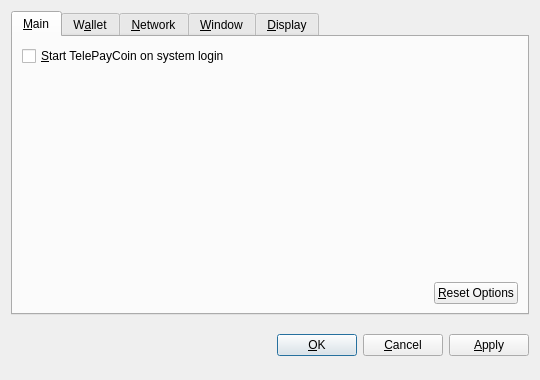
<?xml version="1.0" encoding="UTF-8"?>
<ui version="4.0">
 <class>OptionsDialog</class>
 <widget class="QDialog" name="OptionsDialog">
  <property name="geometry">
   <rect>
    <x>0</x>
    <y>0</y>
    <width>540</width>
    <height>380</height>
   </rect>
  </property>
  <property name="windowTitle">
   <string>Options</string>
  </property>
  <property name="modal">
   <bool>true</bool>
  </property>
  <layout class="QVBoxLayout" name="verticalLayout">
   <item>
    <widget class="QTabWidget" name="tabWidget">
     <property name="tabPosition">
      <enum>QTabWidget::North</enum>
     </property>
     <property name="currentIndex">
      <number>0</number>
     </property>
     <widget class="QWidget" name="tabMain">
      <attribute name="title">
       <string>&amp;Main</string>
      </attribute>
      <layout class="QVBoxLayout" name="verticalLayout_Main">
       <item>
        <widget class="QCheckBox" name="bitcoinAtStartup">
         <property name="toolTip">
          <string>Automatically start TelePayCoin after logging in to the system.</string>
         </property>
         <property name="text">
          <string>&amp;Start TelePayCoin on system login</string>
         </property>
        </widget>
       </item>
       <item>
        <spacer name="verticalSpacer_Main">
         <property name="orientation">
          <enum>Qt::Vertical</enum>
         </property>
         <property name="sizeHint" stdset="0">
          <size>
           <width>20</width>
           <height>40</height>
          </size>
         </property>
        </spacer>
       </item>
       <item>
        <layout class="QHBoxLayout" name="horizontalLayout_2_Main">
         <item>
          <spacer name="horizontalSpacer_2_Main">
           <property name="orientation">
            <enum>Qt::Horizontal</enum>
           </property>
           <property name="sizeHint" stdset="0">
            <size>
             <width>40</width>
             <height>20</height>
            </size>
           </property>
          </spacer>
         </item>
         <item>
          <widget class="QPushButton" name="resetButton">
           <property name="toolTip">
            <string>Reset all client options to default.</string>
           </property>
           <property name="text">
            <string>&amp;Reset Options</string>
           </property>
           <property name="autoDefault">
            <bool>false</bool>
           </property>
          </widget>
         </item>
        </layout>
       </item>
      </layout>
     </widget>
     <widget class="QWidget" name="tabWallet">
      <attribute name="title">
       <string>W&amp;allet</string>
      </attribute>
      <layout class="QVBoxLayout" name="verticalLayout_Network">
       <item>
        <widget class="QLabel" name="transactionFeeInfoLabel">
         <property name="text">
          <string>Optional transaction fee per kB that helps make sure your transactions are processed quickly. Most transactions are 1 kB.</string>
         </property>
         <property name="textFormat">
          <enum>Qt::PlainText</enum>
         </property>
         <property name="wordWrap">
          <bool>true</bool>
         </property>
        </widget>
       </item>
       <item>
        <layout class="QHBoxLayout" name="horizontalLayout_1_Main">
         <item>
          <widget class="QLabel" name="transactionFeeLabel">
           <property name="text">
            <string>Pay transaction &amp;fee</string>
           </property>
           <property name="textFormat">
            <enum>Qt::PlainText</enum>
           </property>
           <property name="buddy">
            <cstring>transactionFee</cstring>
           </property>
          </widget>
         </item>
         <item>
          <widget class="BitcoinAmountField" name="transactionFee"/>
         </item>
         <item>
          <spacer name="horizontalSpacer_1_Main">
           <property name="orientation">
            <enum>Qt::Horizontal</enum>
           </property>
           <property name="sizeHint" stdset="0">
            <size>
             <width>40</width>
             <height>20</height>
            </size>
           </property>
          </spacer>
         </item>
        </layout>
       </item>
       <item>
        <widget class="QLabel" name="label">
         <property name="text">
          <string>If you disable the spending of unconfirmed change, the change from a transaction cannot be used until that transaction has at least one confirmation. This also affects how your balance is computed.</string>
         </property>
         <property name="wordWrap">
          <bool>true</bool>
         </property>
        </widget>
       </item>
       <item>
        <widget class="QCheckBox" name="spendZeroConfChange">
         <property name="text">
          <string>Spend unconfirmed change  (experts only)</string>
         </property>
        </widget>
       </item>
       <item>
        <spacer name="verticalSpacer">
         <property name="orientation">
          <enum>Qt::Vertical</enum>
         </property>
         <property name="sizeHint" stdset="0">
          <size>
           <width>20</width>
           <height>40</height>
          </size>
         </property>
        </spacer>
       </item>
      </layout>
     </widget>
     <widget class="QWidget" name="tabNetwork">
      <attribute name="title">
       <string>&amp;Network</string>
      </attribute>
      <layout class="QVBoxLayout" name="verticalLayout_Network">
       <item>
        <widget class="QCheckBox" name="mapPortUpnp">
         <property name="toolTip">
          <string>Automatically open the TelePayCoin client port on the router. This only works when your router supports UPnP and it is enabled.</string>
         </property>
         <property name="text">
          <string>Map port using &amp;UPnP</string>
         </property>
        </widget>
       </item>
       <item>
        <widget class="QCheckBox" name="connectSocks">
         <property name="toolTip">
          <string>Connect to the TelePayCoin network through a SOCKS proxy (e.g. when connecting through Tor).</string>
         </property>
         <property name="text">
          <string>&amp;Connect through SOCKS proxy:</string>
         </property>
        </widget>
       </item>
       <item>
        <layout class="QHBoxLayout" name="horizontalLayout_Network">
         <item>
          <widget class="QLabel" name="proxyIpLabel">
           <property name="text">
            <string>Proxy &amp;IP:</string>
           </property>
           <property name="textFormat">
            <enum>Qt::PlainText</enum>
           </property>
           <property name="buddy">
            <cstring>proxyIp</cstring>
           </property>
          </widget>
         </item>
         <item>
          <widget class="QValidatedLineEdit" name="proxyIp">
           <property name="maximumSize">
            <size>
             <width>140</width>
             <height>16777215</height>
            </size>
           </property>
           <property name="toolTip">
            <string>IP address of the proxy (e.g. 127.0.0.1)</string>
           </property>
          </widget>
         </item>
         <item>
          <widget class="QLabel" name="proxyPortLabel">
           <property name="text">
            <string>&amp;Port:</string>
           </property>
           <property name="textFormat">
            <enum>Qt::PlainText</enum>
           </property>
           <property name="buddy">
            <cstring>proxyPort</cstring>
           </property>
          </widget>
         </item>
         <item>
          <widget class="QLineEdit" name="proxyPort">
           <property name="maximumSize">
            <size>
             <width>55</width>
             <height>16777215</height>
            </size>
           </property>
           <property name="toolTip">
            <string>Port of the proxy (e.g. 9050)</string>
           </property>
          </widget>
         </item>
         <item>
          <widget class="QLabel" name="socksVersionLabel">
           <property name="text">
            <string>SOCKS &amp;Version:</string>
           </property>
           <property name="textFormat">
            <enum>Qt::PlainText</enum>
           </property>
           <property name="buddy">
            <cstring>socksVersion</cstring>
           </property>
          </widget>
         </item>
         <item>
          <widget class="QValueComboBox" name="socksVersion">
           <property name="toolTip">
            <string>SOCKS version of the proxy (e.g. 5)</string>
           </property>
          </widget>
         </item>
         <item>
          <spacer name="horizontalSpacer_Network">
           <property name="orientation">
            <enum>Qt::Horizontal</enum>
           </property>
           <property name="sizeHint" stdset="0">
            <size>
             <width>40</width>
             <height>20</height>
            </size>
           </property>
          </spacer>
         </item>
        </layout>
       </item>
       <item>
        <spacer name="verticalSpacer_Network">
         <property name="orientation">
          <enum>Qt::Vertical</enum>
         </property>
         <property name="sizeHint" stdset="0">
          <size>
           <width>20</width>
           <height>40</height>
          </size>
         </property>
        </spacer>
       </item>
      </layout>
     </widget>
     <widget class="QWidget" name="tabWindow">
      <attribute name="title">
       <string>&amp;Window</string>
      </attribute>
      <layout class="QVBoxLayout" name="verticalLayout_Window">
       <item>
        <widget class="QCheckBox" name="minimizeToTray">
         <property name="toolTip">
          <string>Show only a tray icon after minimizing the window.</string>
         </property>
         <property name="text">
          <string>&amp;Minimize to the tray instead of the taskbar</string>
         </property>
        </widget>
       </item>
       <item>
        <widget class="QCheckBox" name="minimizeOnClose">
         <property name="toolTip">
          <string>Minimize instead of exit the application when the window is closed. When this option is enabled, the application will be closed only after selecting Quit in the menu.</string>
         </property>
         <property name="text">
          <string>M&amp;inimize on close</string>
         </property>
        </widget>
       </item>
       <item>
        <spacer name="verticalSpacer_Window">
         <property name="orientation">
          <enum>Qt::Vertical</enum>
         </property>
         <property name="sizeHint" stdset="0">
          <size>
           <width>20</width>
           <height>40</height>
          </size>
         </property>
        </spacer>
       </item>
      </layout>
     </widget>
     <widget class="QWidget" name="tabDisplay">
      <attribute name="title">
       <string>&amp;Display</string>
      </attribute>
      <layout class="QVBoxLayout" name="verticalLayout_Display">
       <item>
        <layout class="QHBoxLayout" name="horizontalLayout_1_Display">
         <item>
          <widget class="QLabel" name="langLabel">
           <property name="text">
            <string>User Interface &amp;language:</string>
           </property>
           <property name="textFormat">
            <enum>Qt::PlainText</enum>
           </property>
           <property name="buddy">
            <cstring>lang</cstring>
           </property>
          </widget>
         </item>
         <item>
          <widget class="QValueComboBox" name="lang">
           <property name="toolTip">
            <string>The user interface language can be set here. This setting will take effect after restarting TelePayCoin.</string>
           </property>
          </widget>
         </item>
        </layout>
       </item>
       <item>
        <layout class="QHBoxLayout" name="horizontalLayout_2_Display">
         <item>
          <widget class="QLabel" name="unitLabel">
           <property name="text">
            <string>&amp;Unit to show amounts in:</string>
           </property>
           <property name="textFormat">
            <enum>Qt::PlainText</enum>
           </property>
           <property name="buddy">
            <cstring>unit</cstring>
           </property>
          </widget>
         </item>
         <item>
          <widget class="QValueComboBox" name="unit">
           <property name="toolTip">
            <string>Choose the default subdivision unit to show in the interface and when sending coins.</string>
           </property>
          </widget>
         </item>
        </layout>
       </item>
       <item>
        <widget class="QCheckBox" name="displayAddresses">
         <property name="toolTip">
          <string>Whether to show TelePayCoin addresses in the transaction list or not.</string>
         </property>
         <property name="text">
          <string>&amp;Display addresses in transaction list</string>
         </property>
        </widget>
       </item>
       <item>
        <widget class="QCheckBox" name="coinControlFeatures">
         <property name="toolTip">
          <string>Whether to show coin control features or not.</string>
         </property>
         <property name="text">
          <string>Display coin &amp;control features (experts only!)</string>
         </property>
        </widget>
       </item>
       <item>
        <spacer name="verticalSpacer_Display">
         <property name="orientation">
          <enum>Qt::Vertical</enum>
         </property>
         <property name="sizeHint" stdset="0">
          <size>
           <width>20</width>
           <height>40</height>
          </size>
         </property>
        </spacer>
       </item>
      </layout>
     </widget>
    </widget>
   </item>
   <item>
    <layout class="QHBoxLayout" name="horizontalLayout_Buttons">
     <item>
      <spacer name="horizontalSpacer_1">
       <property name="orientation">
        <enum>Qt::Horizontal</enum>
       </property>
       <property name="sizeHint" stdset="0">
        <size>
         <width>40</width>
         <height>48</height>
        </size>
       </property>
      </spacer>
     </item>
     <item>
      <widget class="QLabel" name="statusLabel">
       <property name="font">
        <font>
         <weight>75</weight>
         <bold>true</bold>
        </font>
       </property>
       <property name="text">
        <string/>
       </property>
       <property name="textFormat">
        <enum>Qt::PlainText</enum>
       </property>
       <property name="wordWrap">
        <bool>true</bool>
       </property>
      </widget>
     </item>
     <item>
      <spacer name="horizontalSpacer_2">
       <property name="orientation">
        <enum>Qt::Horizontal</enum>
       </property>
       <property name="sizeHint" stdset="0">
        <size>
         <width>40</width>
         <height>48</height>
        </size>
       </property>
      </spacer>
     </item>
     <item>
      <widget class="QPushButton" name="okButton">
       <property name="text">
        <string>&amp;OK</string>
       </property>
      </widget>
     </item>
     <item>
      <widget class="QPushButton" name="cancelButton">
       <property name="text">
        <string>&amp;Cancel</string>
       </property>
       <property name="autoDefault">
        <bool>false</bool>
       </property>
      </widget>
     </item>
     <item>
      <widget class="QPushButton" name="applyButton">
       <property name="text">
        <string>&amp;Apply</string>
       </property>
       <property name="autoDefault">
        <bool>false</bool>
       </property>
      </widget>
     </item>
    </layout>
   </item>
  </layout>
 </widget>
 <customwidgets>
  <customwidget>
   <class>BitcoinAmountField</class>
   <extends>QSpinBox</extends>
   <header>bitcoinamountfield.h</header>
  </customwidget>
  <customwidget>
   <class>QValueComboBox</class>
   <extends>QComboBox</extends>
   <header>qvaluecombobox.h</header>
  </customwidget>
  <customwidget>
   <class>QValidatedLineEdit</class>
   <extends>QLineEdit</extends>
   <header>qvalidatedlineedit.h</header>
  </customwidget>
 </customwidgets>
 <resources/>
 <connections/>
</ui>
